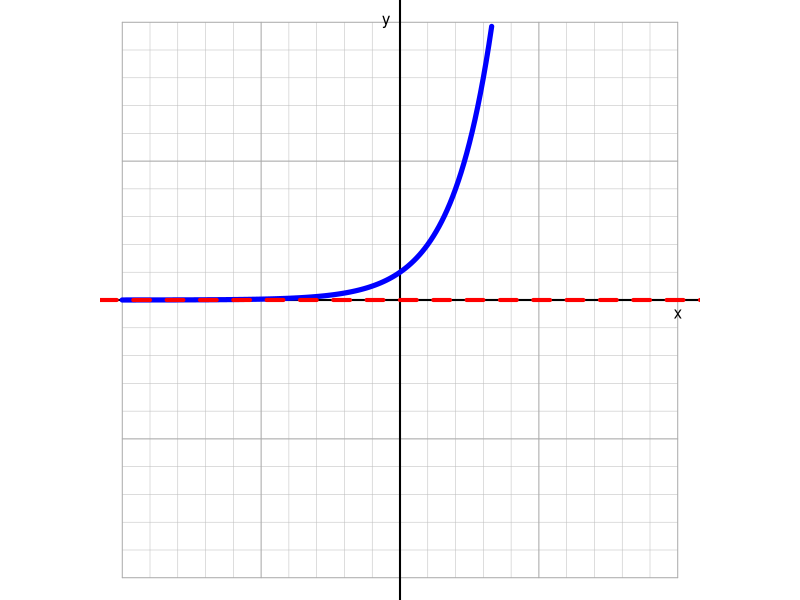
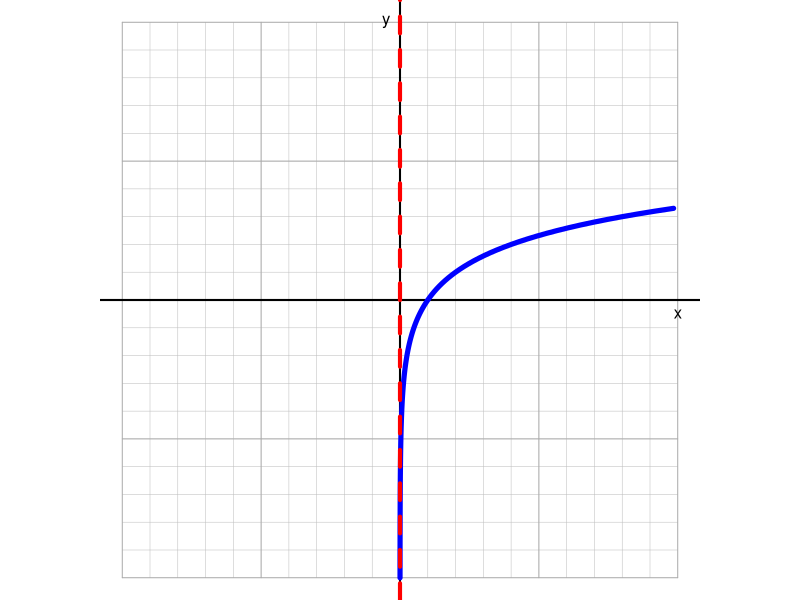
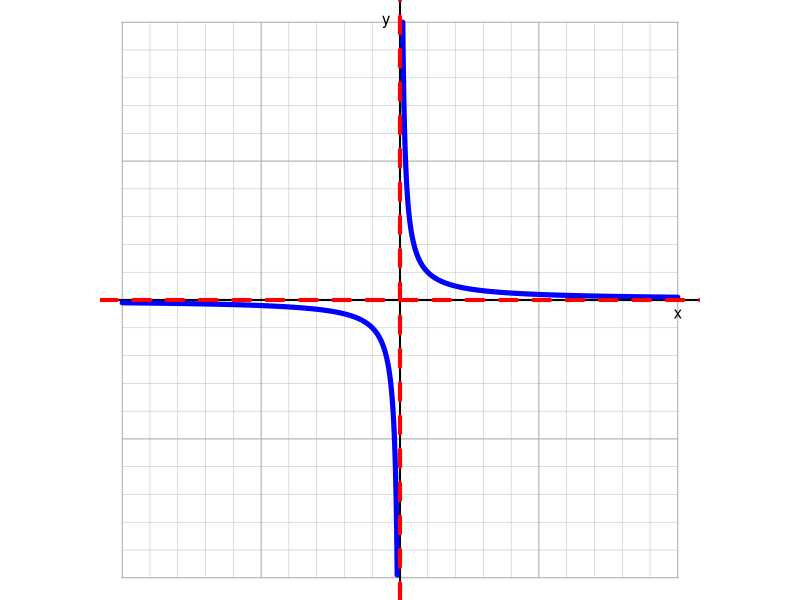
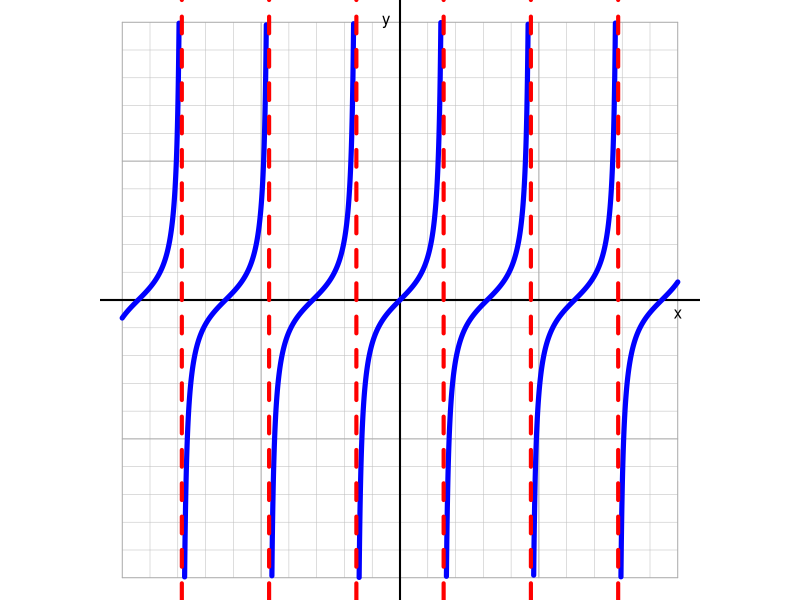
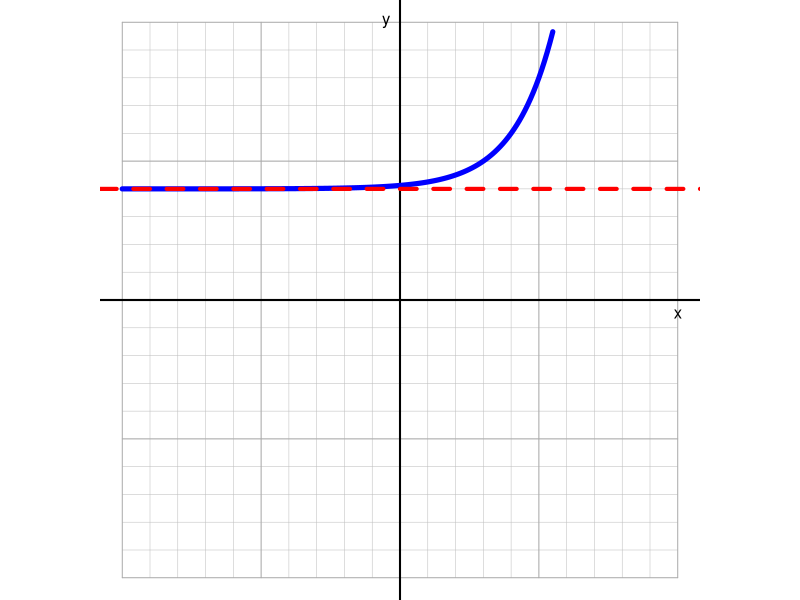
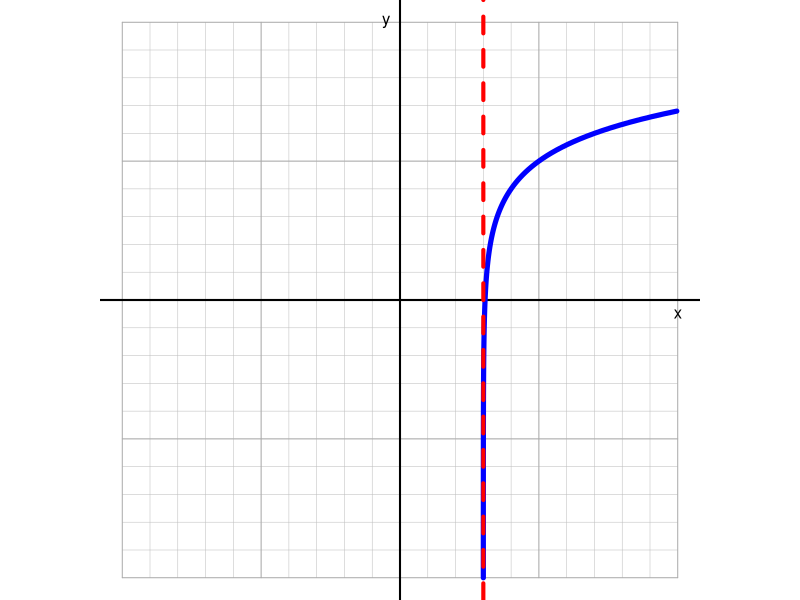
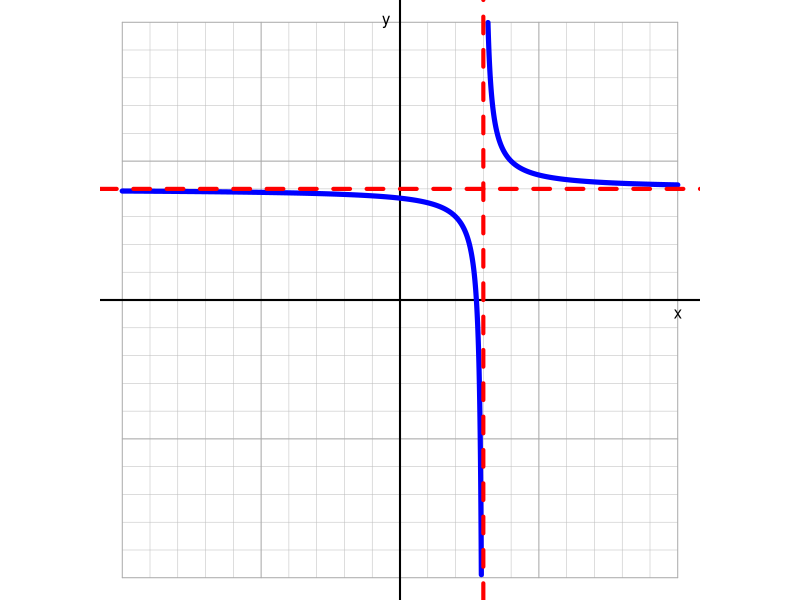

Write the R code that produced these figures, in order.
## ---- chunk 1
par(mar=c(0,0,0,0),oma=c(0,0,0,0),pty="s")
plot(0,0,"n",xlim=c(-10,10),ylim=c(-10,10),axes=F,ann=F)

for(i in -10:10){
    lines(c(-10,10),c(i,i),col="grey",lwd=0.5)
    lines(c(i,i),c(-10,10),col="grey",lwd=0.5)
}
for(i in seq(-10,10,5)){
    lines(c(-10,10),c(i,i),col="darkgrey",lwd=0.8)
    lines(c(i,i),c(-10,10),col="darkgrey",lwd=0.8)
}
abline(h=0,lwd=2)
abline(v=0,lwd=2)
x = seq(-10,10,0.1)
y = 2^x
x2 = x[abs(y)<=10]
y2 = y[abs(y)<=10]
lines(x2,y2,lwd=5,col="blue")
abline(h=0,col="red",lty=2,lwd=4)
text(10,-0.5,"x")
text(-0.5,10,"y")
## ---- chunk 2
par(mar=c(0,0,0,0),oma=c(0,0,0,0),pty="s")
plot(0,0,"n",xlim=c(-10,10),ylim=c(-10,10),axes=F,ann=F)

for(i in -10:10){
    lines(c(-10,10),c(i,i),col="grey",lwd=0.5)
    lines(c(i,i),c(-10,10),col="grey",lwd=0.5)
}
for(i in seq(-10,10,5)){
    lines(c(-10,10),c(i,i),col="darkgrey",lwd=0.8)
    lines(c(i,i),c(-10,10),col="darkgrey",lwd=0.8)
}
abline(h=0,lwd=2)
abline(v=0,lwd=2)
x = seq(-10,10,0.1)
y = 2^x
x2 = x[abs(y)<=10]
y2 = y[abs(y)<=10]
lines(y2,x2,lwd=5,col="blue")
abline(v=0,col="red",lty=2,lwd=4)
text(10,-0.5,"x")
text(-0.5,10,"y")
## ---- chunk 3
par(mar=c(0,0,0,0),oma=c(0,0,0,0),pty="s")
plot(0,0,"n",xlim=c(-10,10),ylim=c(-10,10),axes=F,ann=F)

for(i in -10:10){
    lines(c(-10,10),c(i,i),col="grey",lwd=0.5)
    lines(c(i,i),c(-10,10),col="grey",lwd=0.5)
}
for(i in seq(-10,10,5)){
    lines(c(-10,10),c(i,i),col="darkgrey",lwd=0.8)
    lines(c(i,i),c(-10,10),col="darkgrey",lwd=0.8)
}
abline(h=0,lwd=2)
abline(v=0,lwd=2)
x = seq(-10,-0.001,0.001)
y = 1/x
x2 = x[abs(y)<=10]
y2 = y[abs(y)<=10]
lines(x2,y2,lwd=5,col="blue")
x = seq(0.001,10,0.001)
y = 1/x
x2 = x[abs(y)<=10]
y2 = y[abs(y)<=10]
lines(x2,y2,lwd=5,col="blue")
abline(v=0,col="red",lty=2,lwd=4)
abline(h=0,col="red",lty=2,lwd=4)
text(10,-0.5,"x")
text(-0.5,10,"y")
## ---- chunk 4
par(mar=c(0,0,0,0),oma=c(0,0,0,0),pty="s")
plot(0,0,"n",xlim=c(-10,10),ylim=c(-10,10),axes=F,ann=F)

for(i in -10:10){
    lines(c(-10,10),c(i,i),col="grey",lwd=0.5)
    lines(c(i,i),c(-10,10),col="grey",lwd=0.5)
}
for(i in seq(-10,10,5)){
    lines(c(-10,10),c(i,i),col="darkgrey",lwd=0.8)
    lines(c(i,i),c(-10,10),col="darkgrey",lwd=0.8)
}
abline(h=0,lwd=2)
abline(v=0,lwd=2)
x = seq(-10,10,0.001)
y = tan(x)
x2 = x[abs(y)<=10]
y2 = y[abs(y)<=10]

breaks = c(0,which(abs(diff(y2))>=5),length(x2))
for(i in 1:(length(breaks)-1)){
    lines(x2[(breaks[i]+1):(breaks[i+1])],y2[(breaks[i]+1):(breaks[i+1])],lwd=5,col="blue")
}
abline(v=pi/2,col="red",lty=2,lwd=4)
abline(v=pi/2+pi,col="red",lty=2,lwd=4)
abline(v=pi/2+2*pi,col="red",lty=2,lwd=4)
abline(v=pi/2-pi,col="red",lty=2,lwd=4)
abline(v=pi/2-2*pi,col="red",lty=2,lwd=4)
abline(v=pi/2-3*pi,col="red",lty=2,lwd=4)
text(10,-0.5,"x")
text(-0.5,10,"y")
## ---- chunk 5
par(mar=c(0,0,0,0),oma=c(0,0,0,0),pty="s")
plot(0,0,"n",xlim=c(-10,10),ylim=c(-10,10),axes=F,ann=F)

for(i in -10:10){
    lines(c(-10,10),c(i,i),col="grey",lwd=0.5)
    lines(c(i,i),c(-10,10),col="grey",lwd=0.5)
}
for(i in seq(-10,10,5)){
    lines(c(-10,10),c(i,i),col="darkgrey",lwd=0.8)
    lines(c(i,i),c(-10,10),col="darkgrey",lwd=0.8)
}
abline(h=0,lwd=2)
abline(v=0,lwd=2)
x = seq(-10,10,0.1)
y = 2^(x-3)+4
x2 = x[abs(y)<=10]
y2 = y[abs(y)<=10]
lines(x2,y2,lwd=5,col="blue")
abline(h=+4,col="red",lty=2,lwd=4)
text(10,-0.5,"x")
text(-0.5,10,"y")
## ---- chunk 6
par(mar=c(0,0,0,0),oma=c(0,0,0,0),pty="s")
plot(0,0,"n",xlim=c(-10,10),ylim=c(-10,10),axes=F,ann=F)

for(i in -10:10){
    lines(c(-10,10),c(i,i),col="grey",lwd=0.5)
    lines(c(i,i),c(-10,10),col="grey",lwd=0.5)
}
for(i in seq(-10,10,5)){
    lines(c(-10,10),c(i,i),col="darkgrey",lwd=0.8)
    lines(c(i,i),c(-10,10),col="darkgrey",lwd=0.8)
}
abline(h=0,lwd=2)
abline(v=0,lwd=2)
x = seq(-10,10,0.1)
y = 2^(x-4)+3
x2 = x[abs(y)<=10]
y2 = y[abs(y)<=10]
lines(y2,x2,lwd=5,col="blue")
abline(v=3,col="red",lty=2,lwd=4)
text(10,-0.5,"x")
text(-0.5,10,"y")
## ---- chunk 7
par(mar=c(0,0,0,0),oma=c(0,0,0,0),pty="s")
plot(0,0,"n",xlim=c(-10,10),ylim=c(-10,10),axes=F,ann=F)

for(i in -10:10){
    lines(c(-10,10),c(i,i),col="grey",lwd=0.5)
    lines(c(i,i),c(-10,10),col="grey",lwd=0.5)
}
for(i in seq(-10,10,5)){
    lines(c(-10,10),c(i,i),col="darkgrey",lwd=0.8)
    lines(c(i,i),c(-10,10),col="darkgrey",lwd=0.8)
}
abline(h=0,lwd=2)
abline(v=0,lwd=2)
x = seq(-10,3-0.001,0.001)
y = 1/(x-3)+4
x2 = x[abs(y)<=10]
y2 = y[abs(y)<=10]
lines(x2,y2,lwd=5,col="blue")
x = seq(3+0.001,10,0.001)
y = 1/(x-3)+4
x2 = x[abs(y)<=10]
y2 = y[abs(y)<=10]
lines(x2,y2,lwd=5,col="blue")
abline(v=3,col="red",lty=2,lwd=4)
abline(h=4,col="red",lty=2,lwd=4)
text(10,-0.5,"x")
text(-0.5,10,"y")
